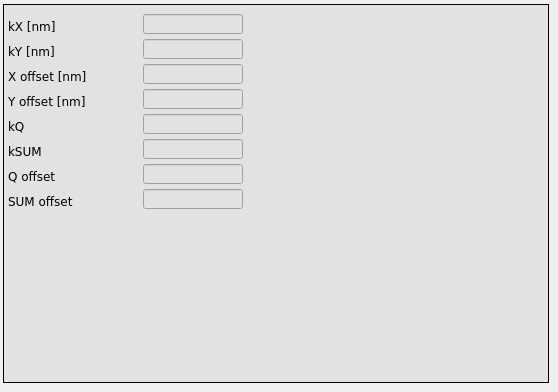
      <widget class="QWidget" name="Lin_2">
       <attribute name="title">
        <string>Linear</string>
       </attribute>
       <widget class="caFrame" name="caframe_8">
        <property name="geometry">
         <rect>
          <x>3</x>
          <y>4</y>
          <width>546</width>
          <height>379</height>
         </rect>
        </property>
        <property name="styleSheet">
         <string notr="true">background-color: rgb(226, 226, 226);</string>
        </property>
        <property name="frameShape">
         <enum>QFrame::Box</enum>
        </property>
        <widget class="QLabel" name="label_38">
         <property name="geometry">
          <rect>
           <x>5</x>
           <y>160</y>
           <width>75</width>
           <height>25</height>
          </rect>
         </property>
         <property name="font">
          <font>
           <family>DejaVu Sans</family>
          </font>
         </property>
         <property name="styleSheet">
          <string notr="true">color: rgb(0, 0, 0);</string>
         </property>
         <property name="text">
          <string>Q offset</string>
         </property>
        </widget>
        <widget class="QLabel" name="label_39">
         <property name="geometry">
          <rect>
           <x>5</x>
           <y>185</y>
           <width>75</width>
           <height>25</height>
          </rect>
         </property>
         <property name="font">
          <font>
           <family>DejaVu Sans</family>
          </font>
         </property>
         <property name="styleSheet">
          <string notr="true">color: rgb(0, 0, 0);</string>
         </property>
         <property name="text">
          <string>SUM offset</string>
         </property>
        </widget>
        <widget class="caTextEntry" name="catextentry_29">
         <property name="geometry">
          <rect>
           <x>140</x>
           <y>110</y>
           <width>100</width>
           <height>20</height>
          </rect>
         </property>
         <property name="font">
          <font>
           <family>DejaVu Sans</family>
           <pointsize>9</pointsize>
           <stylestrategy>PreferDefault</stylestrategy>
          </font>
         </property>
         <property name="alignment">
          <set>Qt::AlignRight|Qt::AlignTrailing|Qt::AlignVCenter</set>
         </property>
         <property name="channel" stdset="0">
          <string notr="true">$(BPM):calibration:linear:q:k</string>
         </property>
         <property name="background">
          <color>
           <red>255</red>
           <green>255</green>
           <blue>255</blue>
          </color>
         </property>
         <property name="colorMode">
          <enum>caLineEdit::Static</enum>
         </property>
         <property name="precision">
          <number>4</number>
         </property>
         <property name="precisionMode">
          <enum>caLineEdit::Channel</enum>
         </property>
         <property name="maxValue">
          <double>2.000000000000000</double>
         </property>
         <property name="minValue">
          <double>0.100000000000000</double>
         </property>
        </widget>
        <widget class="caTextEntry" name="catextentry_30">
         <property name="geometry">
          <rect>
           <x>140</x>
           <y>60</y>
           <width>100</width>
           <height>20</height>
          </rect>
         </property>
         <property name="font">
          <font>
           <family>DejaVu Sans</family>
           <pointsize>9</pointsize>
           <stylestrategy>PreferDefault</stylestrategy>
          </font>
         </property>
         <property name="alignment">
          <set>Qt::AlignRight|Qt::AlignTrailing|Qt::AlignVCenter</set>
         </property>
         <property name="channel" stdset="0">
          <string notr="true">$(BPM):calibration:linear:x:offs</string>
         </property>
         <property name="background">
          <color>
           <red>255</red>
           <green>255</green>
           <blue>255</blue>
          </color>
         </property>
         <property name="colorMode">
          <enum>caLineEdit::Static</enum>
         </property>
         <property name="precision">
          <number>4</number>
         </property>
         <property name="precisionMode">
          <enum>caLineEdit::Channel</enum>
         </property>
         <property name="maxValue">
          <double>2.000000000000000</double>
         </property>
         <property name="minValue">
          <double>0.100000000000000</double>
         </property>
        </widget>
        <widget class="caTextEntry" name="catextentry_32">
         <property name="geometry">
          <rect>
           <x>140</x>
           <y>85</y>
           <width>100</width>
           <height>20</height>
          </rect>
         </property>
         <property name="font">
          <font>
           <family>DejaVu Sans</family>
           <pointsize>9</pointsize>
           <stylestrategy>PreferDefault</stylestrategy>
          </font>
         </property>
         <property name="alignment">
          <set>Qt::AlignRight|Qt::AlignTrailing|Qt::AlignVCenter</set>
         </property>
         <property name="channel" stdset="0">
          <string notr="true">$(BPM):calibration:linear:y:offs</string>
         </property>
         <property name="background">
          <color>
           <red>255</red>
           <green>255</green>
           <blue>255</blue>
          </color>
         </property>
         <property name="colorMode">
          <enum>caLineEdit::Static</enum>
         </property>
         <property name="precision">
          <number>4</number>
         </property>
         <property name="precisionMode">
          <enum>caLineEdit::Channel</enum>
         </property>
         <property name="maxValue">
          <double>2.000000000000000</double>
         </property>
         <property name="minValue">
          <double>0.100000000000000</double>
         </property>
        </widget>
        <widget class="QLabel" name="label_40">
         <property name="geometry">
          <rect>
           <x>5</x>
           <y>110</y>
           <width>45</width>
           <height>25</height>
          </rect>
         </property>
         <property name="font">
          <font>
           <family>DejaVu Sans</family>
          </font>
         </property>
         <property name="styleSheet">
          <string notr="true">color: rgb(0, 0, 0);</string>
         </property>
         <property name="text">
          <string>kQ</string>
         </property>
        </widget>
        <widget class="QLabel" name="label_41">
         <property name="geometry">
          <rect>
           <x>5</x>
           <y>135</y>
           <width>45</width>
           <height>25</height>
          </rect>
         </property>
         <property name="font">
          <font>
           <family>DejaVu Sans</family>
          </font>
         </property>
         <property name="styleSheet">
          <string notr="true">color: rgb(0, 0, 0);</string>
         </property>
         <property name="text">
          <string>kSUM</string>
         </property>
        </widget>
        <widget class="QLabel" name="label_42">
         <property name="geometry">
          <rect>
           <x>5</x>
           <y>85</y>
           <width>111</width>
           <height>25</height>
          </rect>
         </property>
         <property name="font">
          <font>
           <family>DejaVu Sans</family>
          </font>
         </property>
         <property name="styleSheet">
          <string notr="true">color: rgb(0, 0, 0);</string>
         </property>
         <property name="text">
          <string>Y offset [nm]</string>
         </property>
        </widget>
        <widget class="caTextEntry" name="catextentry_34">
         <property name="geometry">
          <rect>
           <x>140</x>
           <y>160</y>
           <width>100</width>
           <height>20</height>
          </rect>
         </property>
         <property name="font">
          <font>
           <family>DejaVu Sans</family>
           <pointsize>9</pointsize>
           <stylestrategy>PreferDefault</stylestrategy>
          </font>
         </property>
         <property name="alignment">
          <set>Qt::AlignRight|Qt::AlignTrailing|Qt::AlignVCenter</set>
         </property>
         <property name="channel" stdset="0">
          <string notr="true">$(BPM):calibration:linear:q:offs</string>
         </property>
         <property name="background">
          <color>
           <red>255</red>
           <green>255</green>
           <blue>255</blue>
          </color>
         </property>
         <property name="colorMode">
          <enum>caLineEdit::Static</enum>
         </property>
         <property name="precision">
          <number>4</number>
         </property>
         <property name="precisionMode">
          <enum>caLineEdit::Channel</enum>
         </property>
         <property name="maxValue">
          <double>2.000000000000000</double>
         </property>
         <property name="minValue">
          <double>0.100000000000000</double>
         </property>
        </widget>
        <widget class="QLabel" name="label_43">
         <property name="geometry">
          <rect>
           <x>5</x>
           <y>60</y>
           <width>86</width>
           <height>25</height>
          </rect>
         </property>
         <property name="font">
          <font>
           <family>DejaVu Sans</family>
          </font>
         </property>
         <property name="styleSheet">
          <string notr="true">color: rgb(0, 0, 0);</string>
         </property>
         <property name="text">
          <string>X offset [nm]</string>
         </property>
        </widget>
        <widget class="caTextEntry" name="catextentry_35">
         <property name="geometry">
          <rect>
           <x>140</x>
           <y>135</y>
           <width>100</width>
           <height>20</height>
          </rect>
         </property>
         <property name="font">
          <font>
           <family>DejaVu Sans</family>
           <pointsize>9</pointsize>
           <stylestrategy>PreferDefault</stylestrategy>
          </font>
         </property>
         <property name="alignment">
          <set>Qt::AlignRight|Qt::AlignTrailing|Qt::AlignVCenter</set>
         </property>
         <property name="channel" stdset="0">
          <string notr="true">$(BPM):calibration:linear:sum:k</string>
         </property>
         <property name="background">
          <color>
           <red>255</red>
           <green>255</green>
           <blue>255</blue>
          </color>
         </property>
         <property name="colorMode">
          <enum>caLineEdit::Static</enum>
         </property>
         <property name="precision">
          <number>4</number>
         </property>
         <property name="precisionMode">
          <enum>caLineEdit::Channel</enum>
         </property>
         <property name="maxValue">
          <double>2.000000000000000</double>
         </property>
         <property name="minValue">
          <double>0.100000000000000</double>
         </property>
        </widget>
        <widget class="caTextEntry" name="catextentry_36">
         <property name="geometry">
          <rect>
           <x>140</x>
           <y>185</y>
           <width>100</width>
           <height>20</height>
          </rect>
         </property>
         <property name="font">
          <font>
           <family>DejaVu Sans</family>
           <pointsize>9</pointsize>
           <stylestrategy>PreferDefault</stylestrategy>
          </font>
         </property>
         <property name="alignment">
          <set>Qt::AlignRight|Qt::AlignTrailing|Qt::AlignVCenter</set>
         </property>
         <property name="channel" stdset="0">
          <string notr="true">$(BPM):calibration:linear:sum:offs</string>
         </property>
         <property name="background">
          <color>
           <red>255</red>
           <green>255</green>
           <blue>255</blue>
          </color>
         </property>
         <property name="colorMode">
          <enum>caLineEdit::Static</enum>
         </property>
         <property name="precision">
          <number>4</number>
         </property>
         <property name="precisionMode">
          <enum>caLineEdit::Channel</enum>
         </property>
         <property name="maxValue">
          <double>2.000000000000000</double>
         </property>
         <property name="minValue">
          <double>0.100000000000000</double>
         </property>
        </widget>
        <widget class="caTextEntry" name="catextentry_51">
         <property name="geometry">
          <rect>
           <x>140</x>
           <y>35</y>
           <width>100</width>
           <height>20</height>
          </rect>
         </property>
         <property name="font">
          <font>
           <family>DejaVu Sans</family>
           <pointsize>9</pointsize>
           <stylestrategy>PreferDefault</stylestrategy>
          </font>
         </property>
         <property name="alignment">
          <set>Qt::AlignRight|Qt::AlignTrailing|Qt::AlignVCenter</set>
         </property>
         <property name="channel" stdset="0">
          <string notr="true">$(BPM):calibration:linear:y:k</string>
         </property>
         <property name="background">
          <color>
           <red>255</red>
           <green>255</green>
           <blue>255</blue>
          </color>
         </property>
         <property name="colorMode">
          <enum>caLineEdit::Static</enum>
         </property>
         <property name="precision">
          <number>4</number>
         </property>
         <property name="precisionMode">
          <enum>caLineEdit::Channel</enum>
         </property>
         <property name="maxValue">
          <double>2.000000000000000</double>
         </property>
         <property name="minValue">
          <double>0.100000000000000</double>
         </property>
        </widget>
        <widget class="QLabel" name="label_70">
         <property name="geometry">
          <rect>
           <x>5</x>
           <y>10</y>
           <width>86</width>
           <height>25</height>
          </rect>
         </property>
         <property name="font">
          <font>
           <family>DejaVu Sans</family>
          </font>
         </property>
         <property name="styleSheet">
          <string notr="true">color: rgb(0, 0, 0);</string>
         </property>
         <property name="text">
          <string>kX [nm]</string>
         </property>
        </widget>
        <widget class="QLabel" name="label_71">
         <property name="geometry">
          <rect>
           <x>5</x>
           <y>35</y>
           <width>111</width>
           <height>25</height>
          </rect>
         </property>
         <property name="font">
          <font>
           <family>DejaVu Sans</family>
          </font>
         </property>
         <property name="styleSheet">
          <string notr="true">color: rgb(0, 0, 0);</string>
         </property>
         <property name="text">
          <string>kY [nm]</string>
         </property>
        </widget>
        <widget class="caTextEntry" name="catextentry_52">
         <property name="geometry">
          <rect>
           <x>140</x>
           <y>10</y>
           <width>100</width>
           <height>20</height>
          </rect>
         </property>
         <property name="font">
          <font>
           <family>DejaVu Sans</family>
           <pointsize>9</pointsize>
           <stylestrategy>PreferDefault</stylestrategy>
          </font>
         </property>
         <property name="alignment">
          <set>Qt::AlignRight|Qt::AlignTrailing|Qt::AlignVCenter</set>
         </property>
         <property name="channel" stdset="0">
          <string notr="true">$(BPM):calibration:linear:x:k</string>
         </property>
         <property name="background">
          <color>
           <red>255</red>
           <green>255</green>
           <blue>255</blue>
          </color>
         </property>
         <property name="colorMode">
          <enum>caLineEdit::Static</enum>
         </property>
         <property name="precision">
          <number>4</number>
         </property>
         <property name="precisionMode">
          <enum>caLineEdit::Channel</enum>
         </property>
         <property name="maxValue">
          <double>2.000000000000000</double>
         </property>
         <property name="minValue">
          <double>0.100000000000000</double>
         </property>
        </widget>
       </widget>
      </widget>
